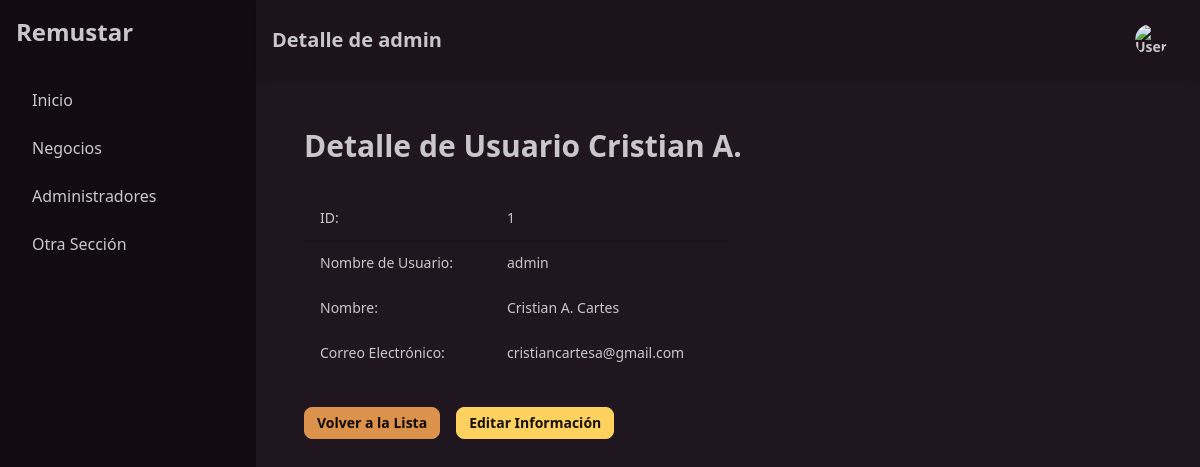
The page /users/1/ on the database its author committed.
### gestion_remustar/models.py (models this page shows, shortened)
class CustomUser(AbstractUser):
    id_business = models.ForeignKey('Business', on_delete=models.SET_NULL, null=True, blank=True, db_column='business_id')
    bio = models.TextField(max_length=500, blank=True)
    phone_number = models.CharField(max_length=20, blank=True)
    address = models.CharField(max_length=100, blank=True)
    comune = models.CharField(max_length=100, blank=True)
    corporative_email = models.EmailField(blank=True)
    birth_date = models.DateField(null=True, blank=True)
    nacionality = models.CharField(max_length=100, blank=True)
    marital_status = models.CharField(max_length=100, blank=True)
    gender = models.IntegerField(choices=((0, 'Masculino'), (1, 'Femenino'), (2, 'Otro')), default=0)

### gestion_remustar/views/user_views.py (the view)
# urls.py: path('users/<int:user_id>/', user_views.user_detail, name='user_detail'),
def user_detail(request, user_id):
    User = get_user_model()  # Obtiene el modelo de usuario
    user = User.objects.get(id=user_id)
    return render(request, 'gestion_remustar/user_detail.html', {
        'user': user,
        'title': f'Detalle de {user.username}'
    })

### gestion_remustar/context_processors.py (called while the page is built)
def is_admin_or_superadmin(request):
    if request.user.is_authenticated:
        is_admin = request.user.groups.filter(name='Administrador').exists() or request.user.is_superuser
    else:
        is_admin = False
    return {'is_admin_or_superadmin': is_admin}

def have_businesses(request):
    return {'have_businesses': Business.objects.exists()}

### gestion_remustar/templates/gestion_remustar/user_detail.html
{% extends 'admin.html' %}
{% load static %}
{% block main_content %}
<div class="container mx-auto p-6">
    <h1 class="text-3xl font-bold mb-4">Detalle de Usuario {{ user.first_name }}</h1>
    <div class="overflow-x-auto py-4 min-h-full flex">
        <table class="table w-1/2">
            <tr>
                <td>ID: </td>
                <td>{{ user.id }}</td>
            </tr>
            <tr>
                <td>Nombre de Usuario: </td>
                <td>{{ user.username }}</td>
            </tr>
            <tr>
                <td>Nombre: </td>
                <td>{{ user.first_name }} {{ user.last_name }}</td>
            </tr>
            <tr>
                <td>Correo Electrónico: </td>
                <td>{{ user.email }}</td>
            </tr>
        </table>
    </div>
    <div class="flex mt-4 space-x-4">
        <a href="{% url 'users_list' %}" class="btn btn-sm btn-primary">Volver a la Lista</a>
        <a href="{% url 'user_edit' user.id %}" class="btn btn-sm btn-warning">Editar Información</a>
    </div>
</div>
{% endblock %}

### rows shown on the page
CustomUser: first_name "Cristian A.", id "1", username "admin", last_name "Cartes", email "cristiancartesa@gmail.com"

### other values the page prints
{{ title }} "Detalle de admin"
